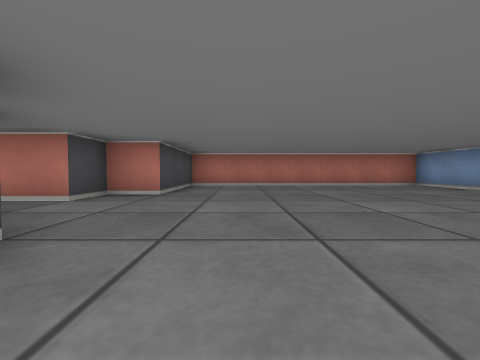
View 1 (above)

23 first-person views from a walk through a cub3D level. The camera is about half as high as the walls, tilts 2° down and sees 90° across. The floor is counted in squares. Each view is taken from the middle of a square. On the plan, view 1 faces up. The plan holds only what a view shows up to about 9 squares ahead; the rest is blank.

View 2
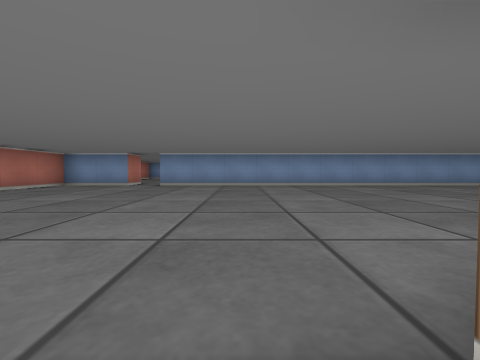

View 3
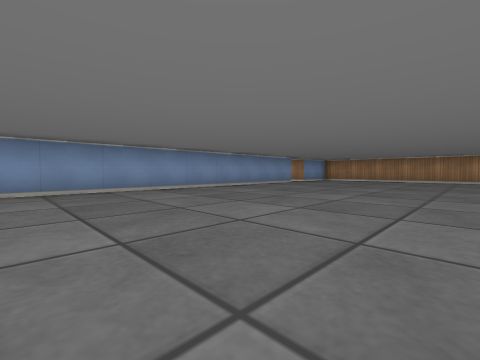

View 4
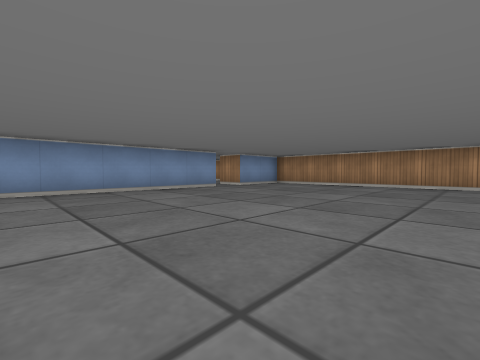

View 5
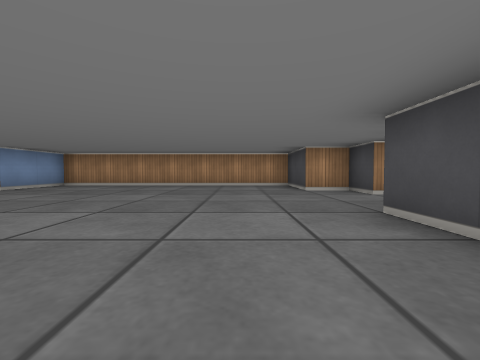

View 6
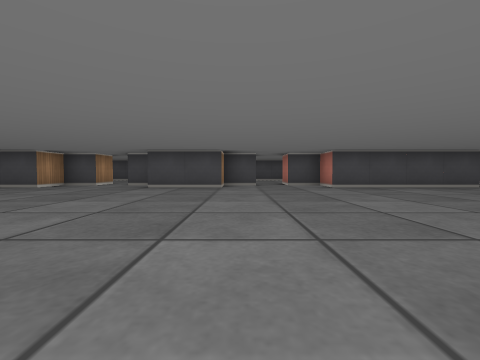

View 7
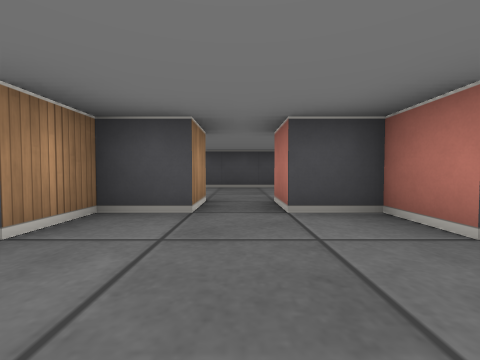

View 8
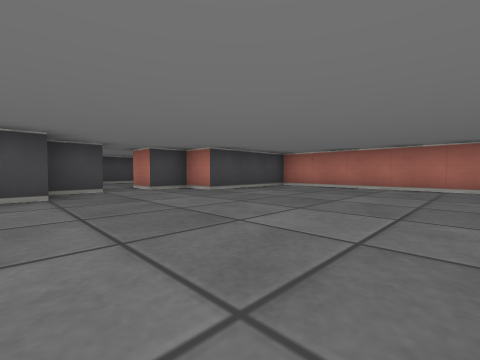

View 9
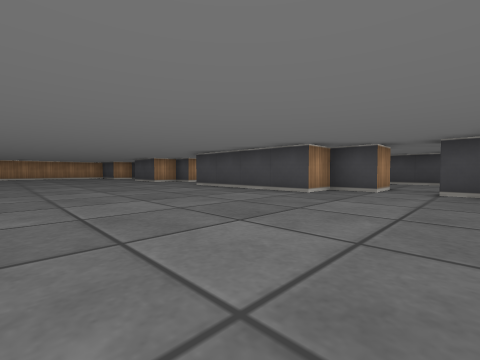

View 10
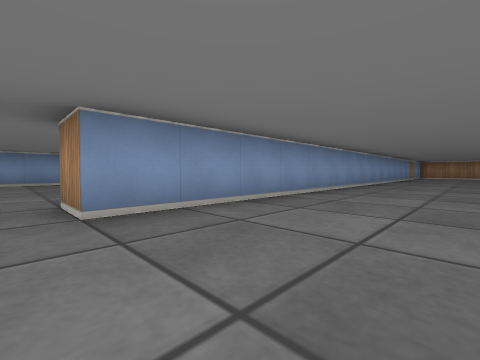

View 11
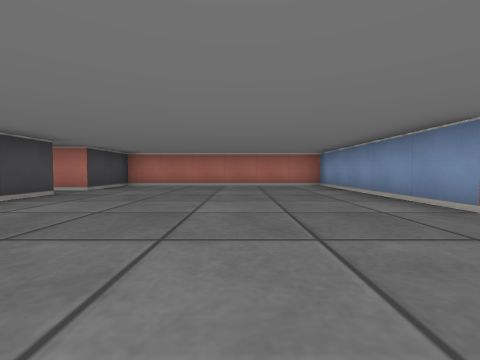

View 12
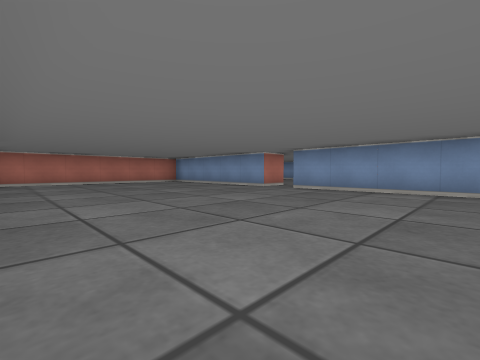

View 13
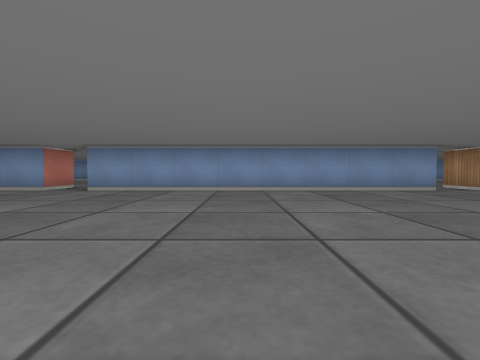

View 14
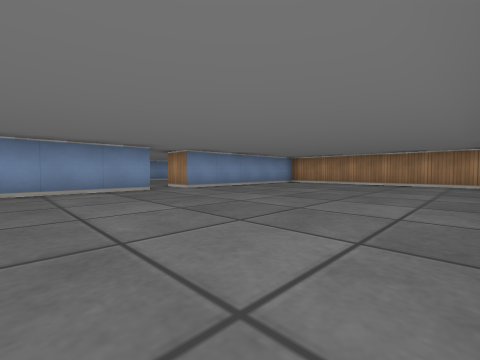

View 15
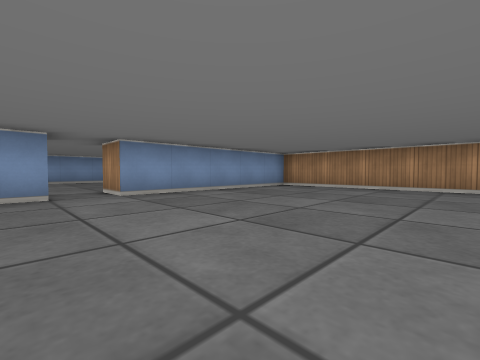

View 16
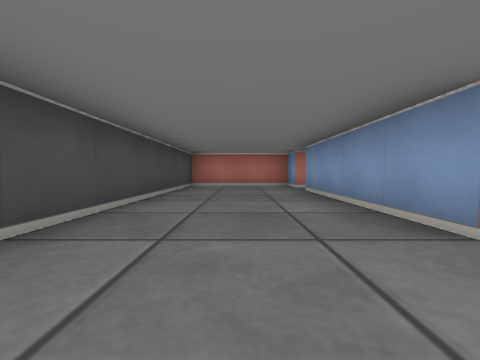

View 17
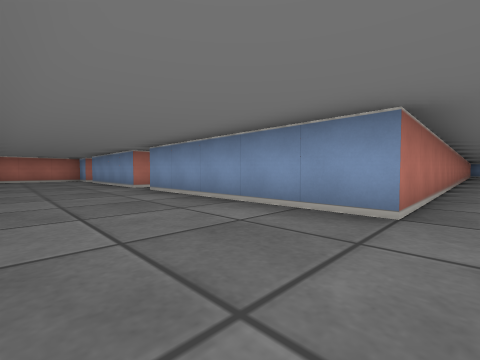

View 18
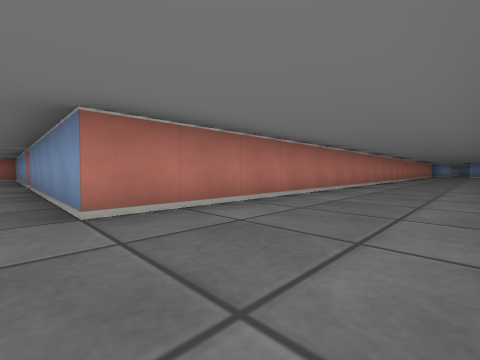

View 19
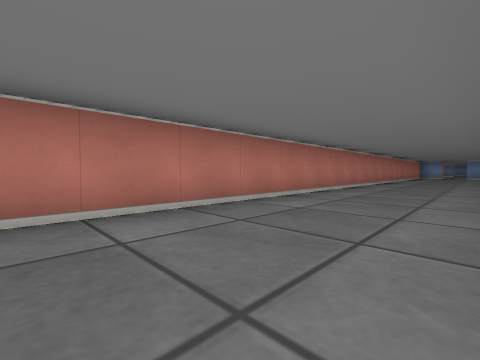

View 20
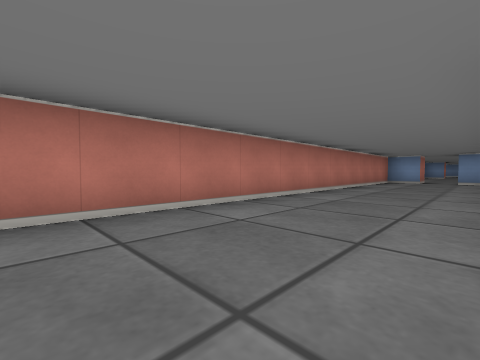

View 21
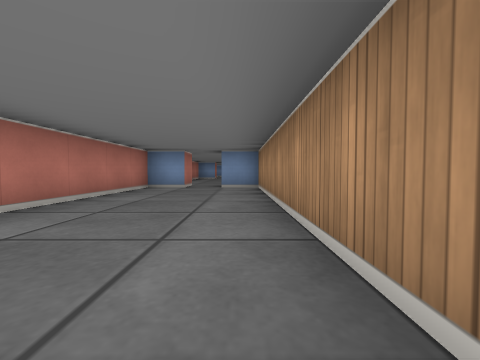

View 22
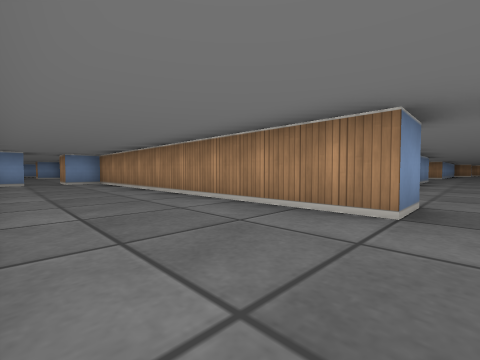

View 23
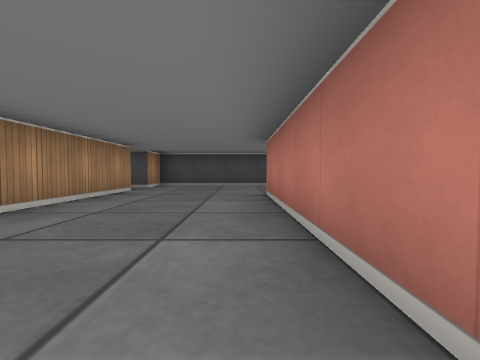

### Floor plan
Points are (right, up) in squares from view 1. A wall is a line through its corners. A room is listed if a view was taken in it or the views show most of it. See-through windows are left out.
Room 1 (views 1, 2, 3, 4, 5, 6, 7, 8, 9, 10)
walls: (-2.5, -4.5) (-2.5, -5.5) (-1.5, -5.5) (-1.5, -7.5); (-2.5, -7.9) (-2.5, -8.5); (5.5, -9.5) (5.5, 4.5); (-3.6, 2.5) (-2.5, 2.5) (-2.5, 1.5) (-1.5, 1.5) (-1.5, -2.5) (-2.5, -2.5) (-2.5, -3.5); (-2.5, -9.5) (-2.5, -10.5) (-1.5, -10.5) (-1.5, -12.5) (5.5, -12.5) (5.5, -10.5); (5.5, 5.5) (5.5, 7.5) (-1.5, 7.5) (-1.5, 4.5) (-2.5, 4.5) (-2.5, 3.5) (-3.5, 3.5)
ways out: opening at (6, -10) to room 2; opening at (6, 5) to room 2; opening at (-3, -9) to room 3; opening at (-3, -4) to room 3; opening at (-3, 3)
Room 2 (views 11, 12, 13, 14, 15)
walls: (12.5, 2.5) (12.5, 7.5) (6.5, 7.5) (6.5, 5.5) (5.5, 5.5); (12.5, -6.6) (12.5, 1.5); (5.5, 4.5) (6.5, 4.5) (6.5, 3.4); (5.5, -10.5) (6.5, -10.5); (7, -12.5) (12.5, -12.5) (12.5, -7.5)
ways out: opening at (6, -10) to room 1; opening at (6, 5) to room 1; opening at (13, -7); opening at (13, 2)
Room 3 (views 16, 17, 18, 19, 20, 21, 22, 23)
walls: (-4.5, -17.5) (-1.4, -17.5); (9.5, -17.5) (18.5, -17.5) (18.5, -16.5); (-3, -8.5) (-3.5, -8.5) (-3.5, -4.5) (-2.5, -4.5); (-6.5, -14.1) (-6.5, -17.5) (-5.5, -17.5); (-2.5, -3.5) (-3.5, -3.5) (-3.5, -2.5) (-6.5, -2.5) (-6.5, -8.6); (18.5, -15.5) (18.5, -14.5) (-3.5, -14.5) (-3.5, -9.5) (-2.5, -9.5)
ways out: opening at (-3, -9) to room 1; opening at (-3, -4) to room 1; opening at (-5, -18); opening at (9, -18); opening at (19, -16)

Positions as (right, up) in squares from view 1, and headings:
1: (0, 0), facing up
2: (-2, 2), facing right
3: (0, -1), facing down-right
4: (0, -5), facing down-right
5: (0, -5), facing down
6: (5, -5), facing left
7: (0, -4), facing left
8: (3, 1), facing up-left
9: (3, 4), facing down-left
10: (3, 5), facing down-right
11: (10, 0), facing up
12: (7, -2), facing up-right
13: (7, -2), facing right
14: (7, -4), facing down-right
15: (8, -6), facing down-right
16: (-5, -10), facing up
17: (-6, -15), facing up-right
18: (-4, -17), facing up-right
19: (1, -17), facing up-right
20: (8, -17), facing up-right
21: (12, -17), facing right
22: (9, -15), facing down-right
23: (1, -15), facing left
